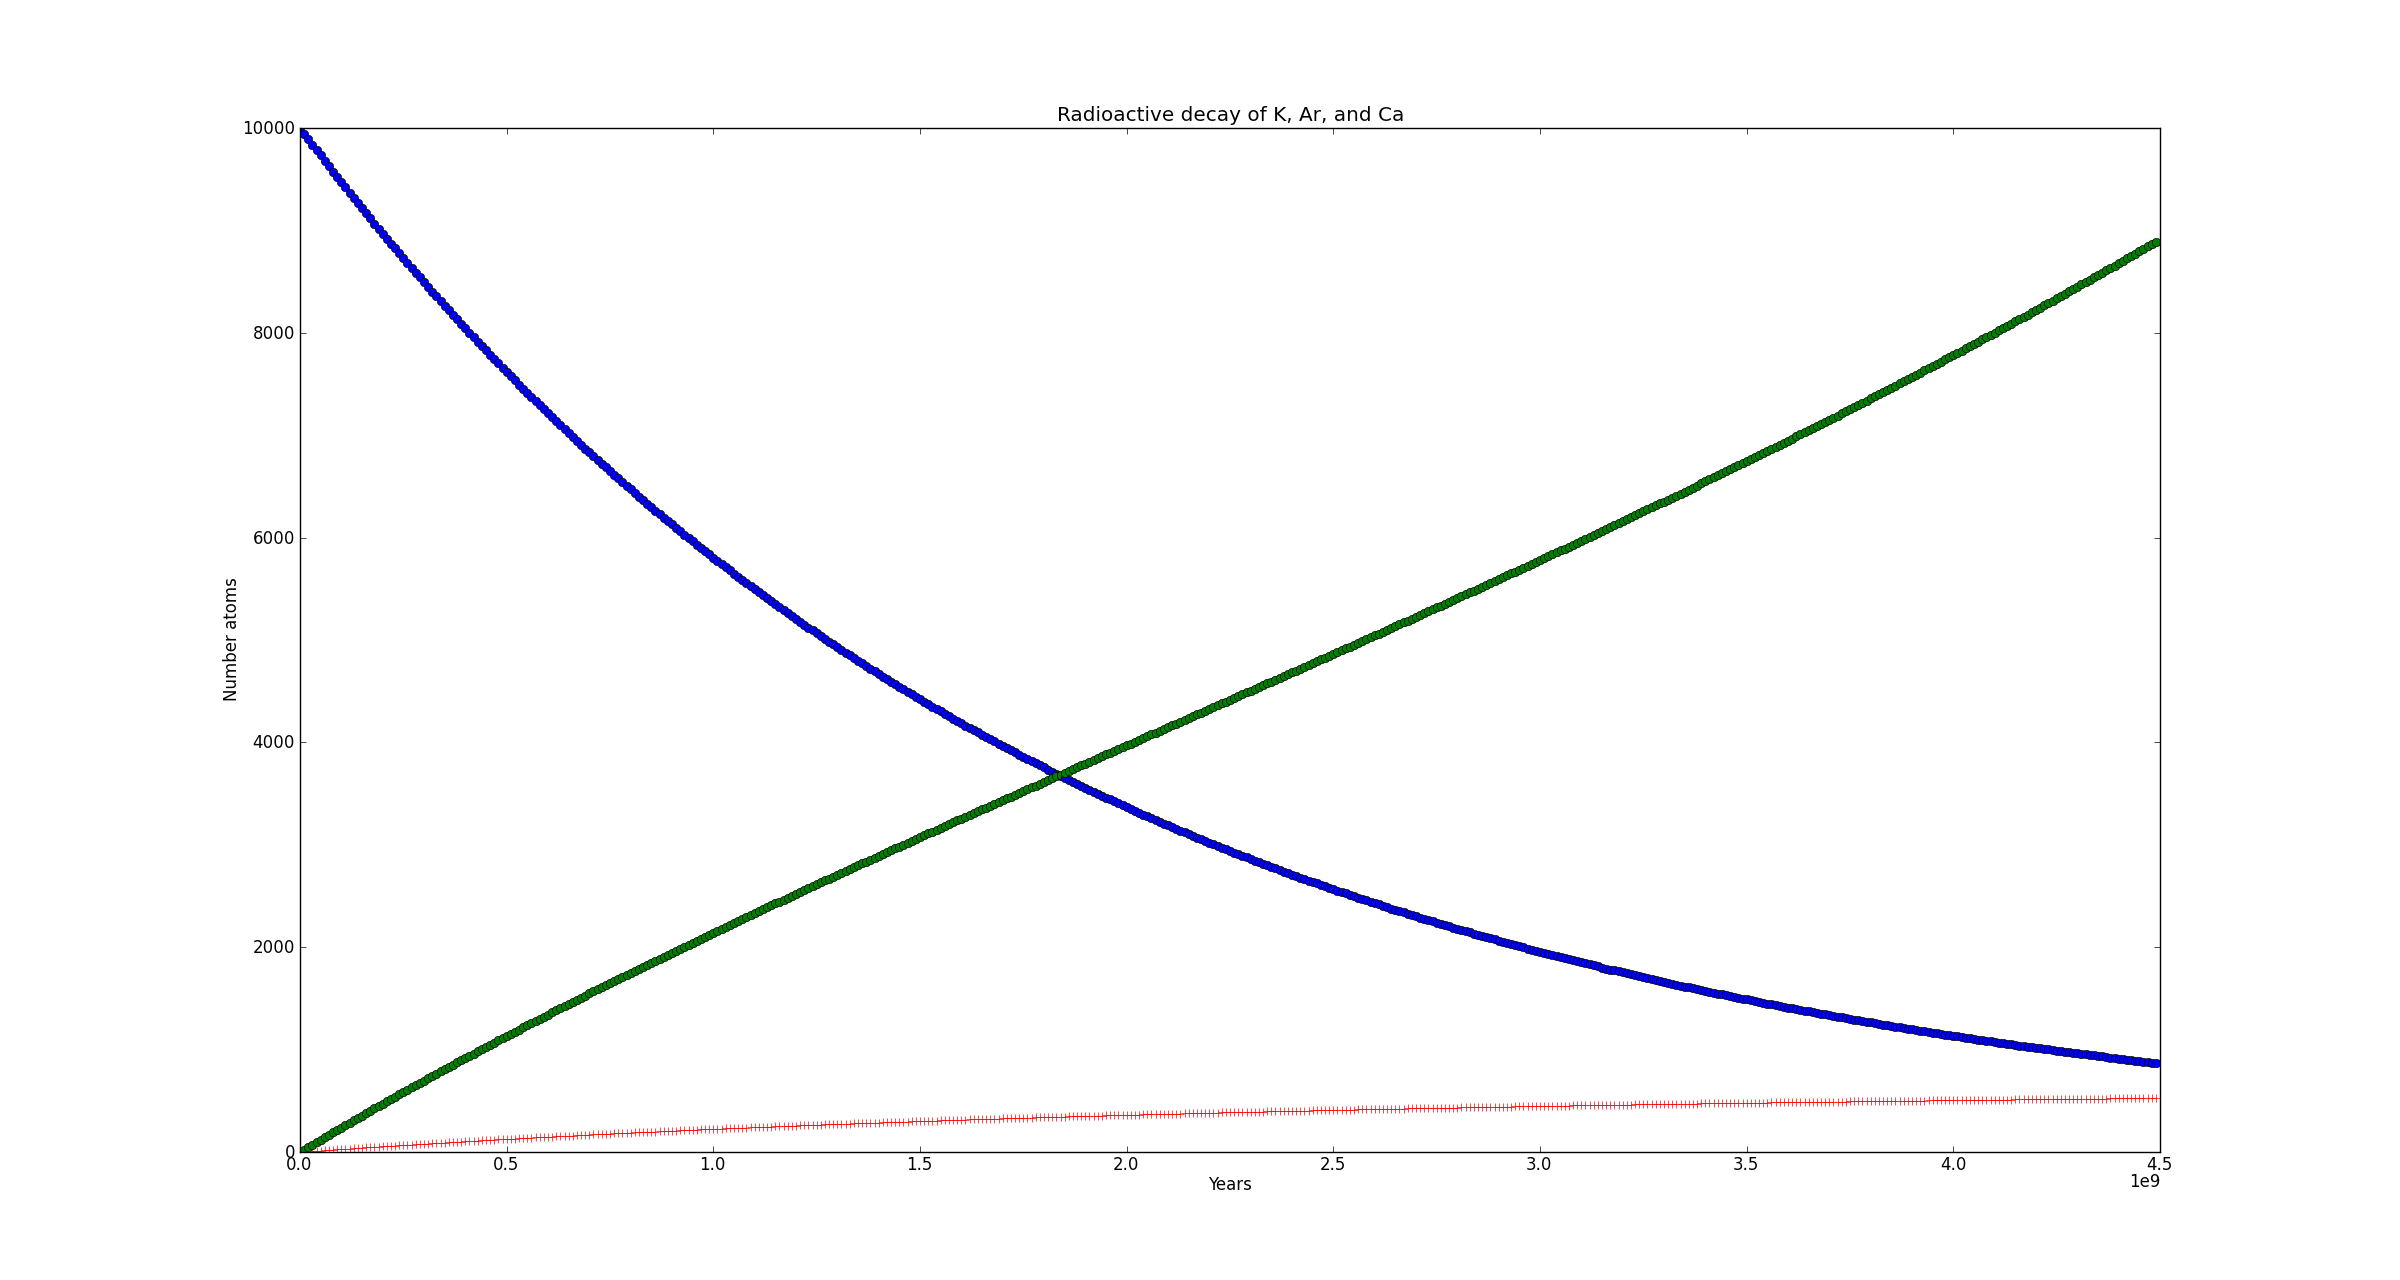

This chart was generated by the following Python code:
#-------------------------------------------------------------------------------
# Name:        examdecay
# Purpose:
#
# Author:      Claire Joyce
#
# Created:     27/09/2014
#-------------------------------------------------------------------------------
#!/usr/bin/env python

from math import *
import matplotlib.pyplot as plt

k1=5.76*10**(-11)
k2=4.85*10**(-10)

To=0
T=4.5*10**9
x = 0

K0=10000
Ar0=0
Ca0=0

h=10**7

def dK(K):
    return -(k1+k2)*K

def dAr(K):
    return k1*K

def dCa(K):
    return k2*K

AA=[]
KK=[]

while To<T:
    plt.plot(To,K0,"bo")
    plt.plot(To,Ar0,"r+")
    plt.plot(To,Ca0,"go")

    Kend=K0-k1*dK(K0)*h
    K0+=(dK(K0)+dK(Kend))*h/2.0

    Arend=Ar0 + dAr(K0)*h
    Ar0+=(dAr(K0)+dAr(Arend))*h/2.0

    Caend=Ca0 + dCa(K0)*h
    Ca0+=(dCa(K0)+dCa(Caend))*h/2.
    AA.append(abs(round(dAr(Ar0)/dK(K0),4)))

    #KK.append(round(dK(K0),3))
    To=To+h
#print AA,"\n",KK

ratio=3.900*10**-3
'''
for i in range(0,len(AA)):
    print AA[i]
'''
year=(AA.index(ratio))*10**7
print "Age of T-rex: ",year," years"

plt.title("Radioactive decay of K, Ar, and Ca")
plt.xlabel("Years")
plt.ylabel("Number atoms")
plt.show()
